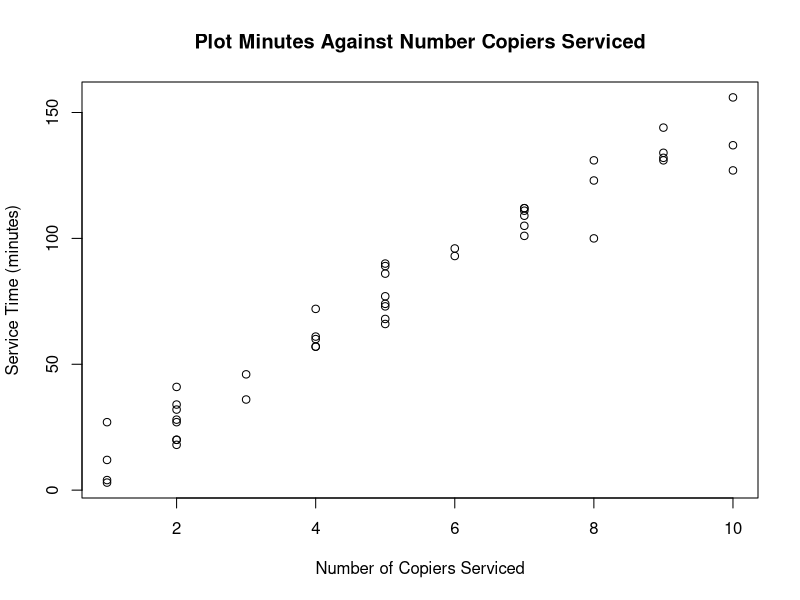

Here is the R script that generated this plot:
## ---- chunk 1
#getwd()
copierData <- read.table('copier.txt', sep='\t', header = TRUE)
head(copierData,5)
attach(copierData)

#use plot(...) to create a scatterplot
plot(x=Serviced, y=Minutes, main='Plot Minutes Against Number Copiers Serviced', xlab = 'Number of Copiers Serviced', ylab = 'Service Time (minutes)')
## ---- chunk 2
corvalue <- cor(x=Serviced,y=Minutes) 
print(paste("Correlation between Service Time and Number of Copiers: ", corvalue))
## ---- chunk 3

# create a linear model
copierModel <- lm(Minutes~Serviced)
copierModel

#summary(copierModel)

# get the 95% CI for the Serviced coef
CIB1 = confint(copierModel, "Serviced", level = 0.95)

print(paste("95% CI of slope: ", CIB1[1], " - ", CIB1[2]))

## ---- chunk 4

## 95% CI for response when x=5
newdata<-data.frame(Serviced=5)
#print(newdata) # print newdata to understand what we get back

prediction = predict.lm(copierModel,newdata,level=0.95, interval="prediction")
#prediction

print(paste("The 95% CI for service minutes for a service call for 5 copiers is: ", prediction[2], " - ", prediction[3], " minutes"))

## ---- chunk 5
# get all the residuals from the model
copierResiduals <- copierModel$residual
#copierResiduals

# get the first residual
print(paste("The value of the first residual is: ", copierResiduals[1]))


## ---- chunk 6

meanCopierResidual = mean(copierModel$residual)

print(paste("The mean of the residuals is: ", meanCopierResidual, " minutes."))

